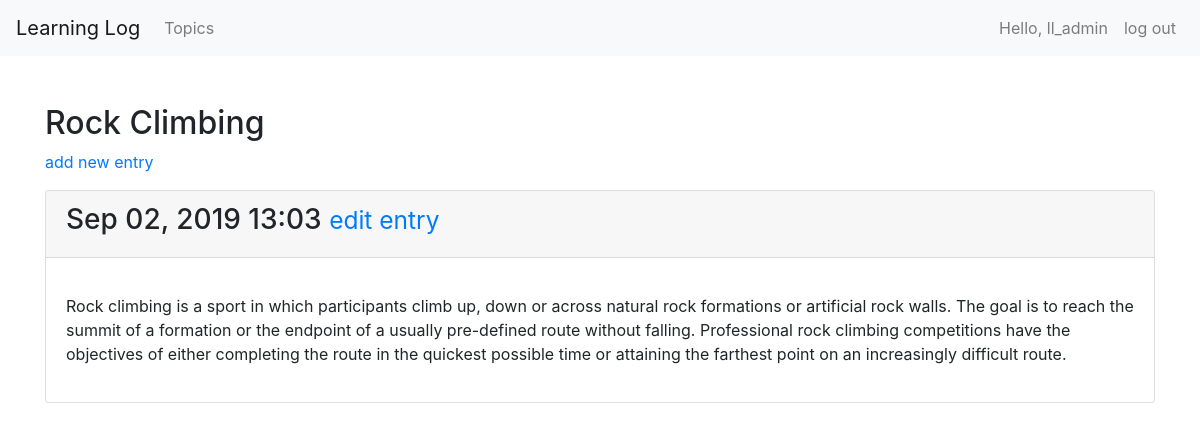
Page /topics/2/ (signed in) on the earlier database version.
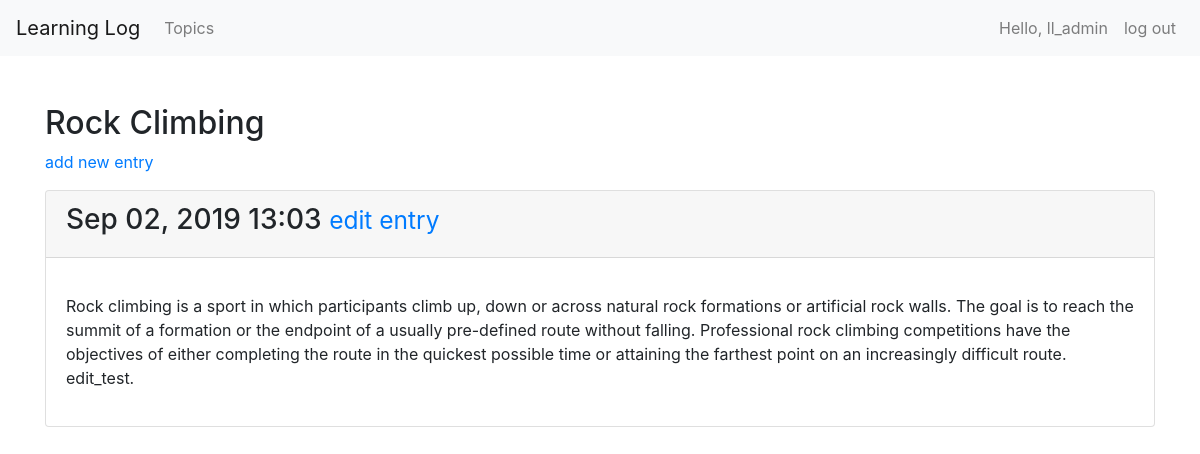
Same page on the later database version.
### learning_logs/models.py (models this page shows, shortened)
class Entry(models.Model):
    topic = models.ForeignKey(Topic, on_delete = models.CASCADE)
    text = models.TextField()
    date_added = models.DateTimeField(auto_now_add = True)
    class Meta:
        verbose_name_plural = 'entries'

### learning_logs/views.py (the view)
# urls.py: re_path(r'^topics/(?P<topic_id>\d+)/$', views.topic, name = 'topic'),
@login_required
def topic(request, topic_id):
    topic = Topic.objects.get(id = topic_id)
    if topic.owner != request.user:
        raise Http404
    entries = topic.entry_set.order_by('-date_added')
    context = {'topic':topic, 'entries': entries}
    return render(request, 'learning_logs/topic.html', context)

### learning_logs/models.py (called while the page is built)
    def __str__(self):
        return self.text

### learning_logs/templates/learning_logs/topic.html
{% extends 'learning_logs/base.html' %}
{% block header %}
    <h2>{{ topic }}</h2>
{% endblock header %}
{% block content %}
    <p>
        <a href = "{% url 'learning_logs:new_entry' topic.id %}">add new entry</a>
    </p>
        {% for entry in entries %}
            <div class="card-group">
                <div class="card mb-3">
                    <div class="card-header">
                        <h3>
                            {{ entry.date_added | date:'M d, Y H:i' }}
                            <small>
                                <a href = "{% url 'learning_logs:edit_entry' entry.id %}">edit entry</a>
                            </small>
                        </h3>
                    </div>
                    <div class="card-body">
                        <p class="card-text">
                            {{ entry.text | linebreaks }}
                        </p>
                    </div>
                </div>
            </div>
        {% empty %}
            No entry has been added yet.
        {% endfor %}
{% endblock content %}

Differences in the rows shown:
changed Entry: text "…an increasingly difficult route." → "…an increasingly difficult route. edit_test."
